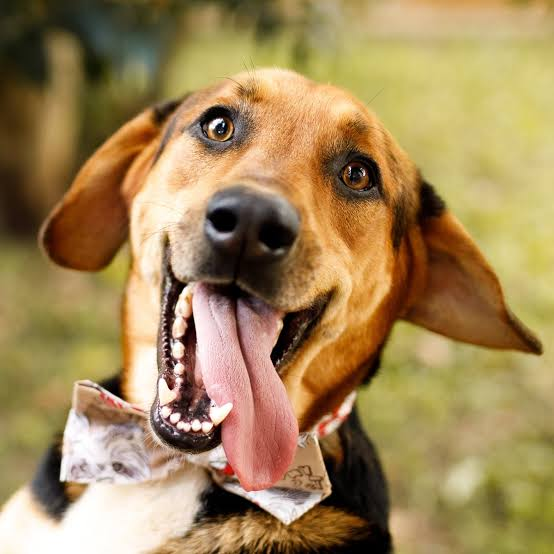
#> input picture python/image2txt/dog.jpg, 554 x 554 px
$ python image2txt.py
#> lines starting #> are read from the running program, lines starting #| are printed output that depends on the picture
import cv2
import numpy as np

def convert_and_resize_image(input_image_path, output_txt_path, new_width, new_height):
    # Read the image
#> called with input_image_path = 'dog.jpg', output_txt_path = 'output_image.txt', new_width = 640, new_height = 480
    image = cv2.imread(input_image_path)
#> image is the input picture: shape (554, 554, 3); mean B, G, R 88.9, 134.8, 161.7
    if image is None:
        print("Error: Could not open or find the image.")
        return

    # Convert the image to grayscale
    grayscale_image = cv2.cvtColor(image, cv2.COLOR_BGR2GRAY)
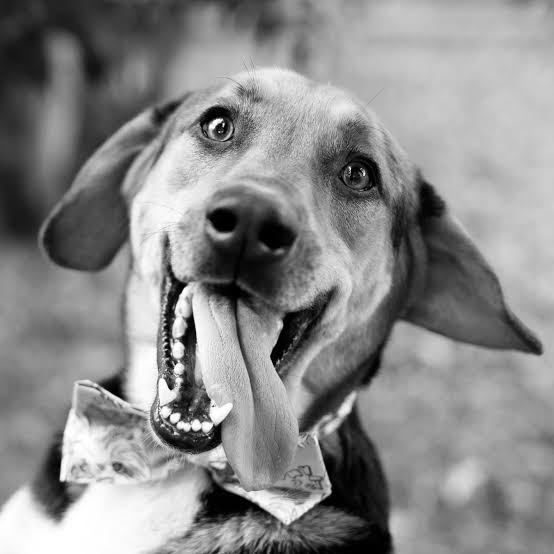
#> grayscale_image: shape (554, 554); min 0, max 255, mean 137.6

    # Resize the image to the specified dimensions
    resized_image = cv2.resize(grayscale_image, (new_width, new_height))
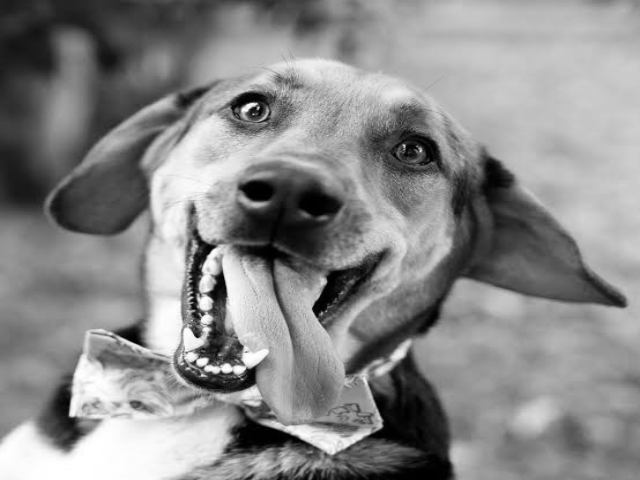
#> resized_image: shape (480, 640); min 0, max 255, mean 137.5

    # Write the resized image's pixel values to a text file in 8-bit binary format
    with open(output_txt_path, 'w') as file:
        for row in resized_image:
            for pixel in row:
                # Convert the pixel value to an 8-bit binary string
                binary_string = format(pixel, '08b')
                file.write(binary_string + '\n')


    print(f"Grayscale resized image has been written to {output_txt_path}")

     # Display the resized grayscale image
    cv2.imshow('Resized Grayscale Image', resized_image)
    cv2.waitKey(0)
    cv2.destroyAllWindows()

def test_pattern(width, height, output_txt_path):
    img = np.zeros((height, width), np.int16)

    for i in range(height):
        for j in range(width):
            if (j % 2 == 0):
                img[i, j] = 255
            else:
                img[i, j] = 0

    # Write the resized image's pixel values to a text file in 8-bit binary format
    with open(output_txt_path, 'w') as file:
        for row in img:
            for pixel in row:
                # Convert the pixel value to an 8-bit binary string
                binary_string = format(pixel, '08b')
                file.write(binary_string + '\n')


    print(f"Grayscale resized image has been written to {output_txt_path}")

     # Display the resized grayscale image
    cv2.imshow('Test Grayscale Image', img)
    cv2.waitKey(0)
    cv2.destroyAllWindows()

def main():
    input_image_path = 'dog.jpg'  # Replace with your image path
    output_txt_path = 'output_image.txt'  # Path to the output text file
    output_test_path = 'test_image.txt'  # Path to the output text file
    new_width = 640  # Replace with the desired width
    new_height = 480  # Replace with the desired height

    convert_and_resize_image(input_image_path, output_txt_path, new_width, new_height)
    #test_pattern(new_width, new_height, output_test_path)

if __name__ == "__main__":
    main()
